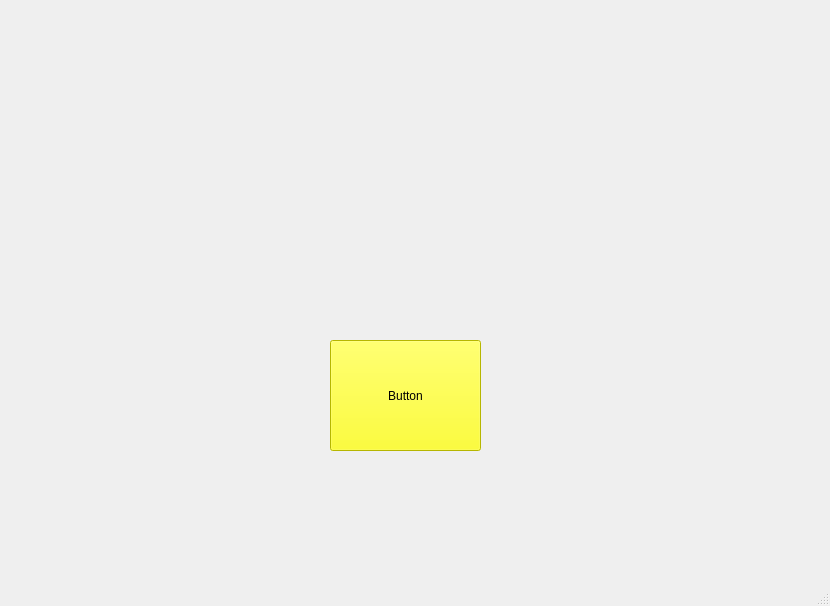
<?xml version="1.0" encoding="UTF-8"?>
<ui version="4.0">
 <class>MainWindow</class>
 <widget class="QMainWindow" name="MainWindow">
  <property name="geometry">
   <rect>
    <x>0</x>
    <y>0</y>
    <width>830</width>
    <height>606</height>
   </rect>
  </property>
  <property name="windowTitle">
   <string>MainWindow</string>
  </property>
  <widget class="QWidget" name="centralwidget">
   <property name="minimumSize">
    <size>
     <width>500</width>
     <height>500</height>
    </size>
   </property>
   <widget class="QPushButton" name="pushButton">
    <property name="geometry">
     <rect>
      <x>330</x>
      <y>340</y>
      <width>151</width>
      <height>111</height>
     </rect>
    </property>
    <property name="minimumSize">
     <size>
      <width>0</width>
      <height>0</height>
     </size>
    </property>
    <property name="styleSheet">
     <string notr="true">background-color: rgb(255, 255, 0);</string>
    </property>
    <property name="text">
     <string>Button</string>
    </property>
   </widget>
  </widget>
  <widget class="QMenuBar" name="menubar">
   <property name="geometry">
    <rect>
     <x>0</x>
     <y>0</y>
     <width>830</width>
     <height>26</height>
    </rect>
   </property>
  </widget>
  <widget class="QStatusBar" name="statusbar"/>
 </widget>
 <resources/>
 <connections/>
</ui>
